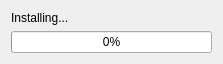
<?xml version="1.0" encoding="UTF-8"?>
<ui version="4.0">
 <class>InstallUpdateDialog</class>
 <widget class="QDialog" name="InstallUpdateDialog">
  <property name="geometry">
   <rect>
    <x>0</x>
    <y>0</y>
    <width>223</width>
    <height>62</height>
   </rect>
  </property>
  <property name="windowTitle">
   <string>Installing Update</string>
  </property>
  <layout class="QVBoxLayout" name="verticalLayout">
   <item>
    <widget class="QLabel" name="label">
     <property name="text">
      <string>Installing...</string>
     </property>
    </widget>
   </item>
   <item>
    <widget class="QProgressBar" name="progressBar">
     <property name="value">
      <number>0</number>
     </property>
    </widget>
   </item>
  </layout>
 </widget>
 <resources/>
 <connections/>
</ui>
